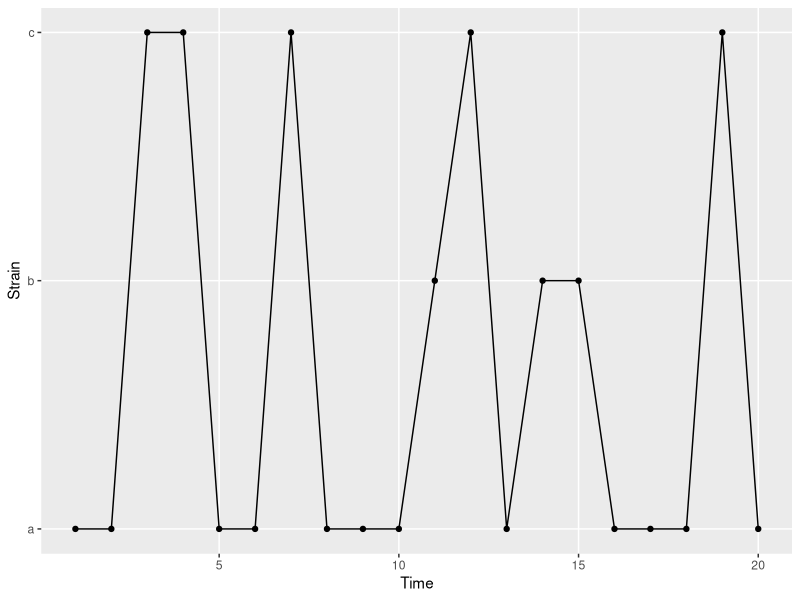
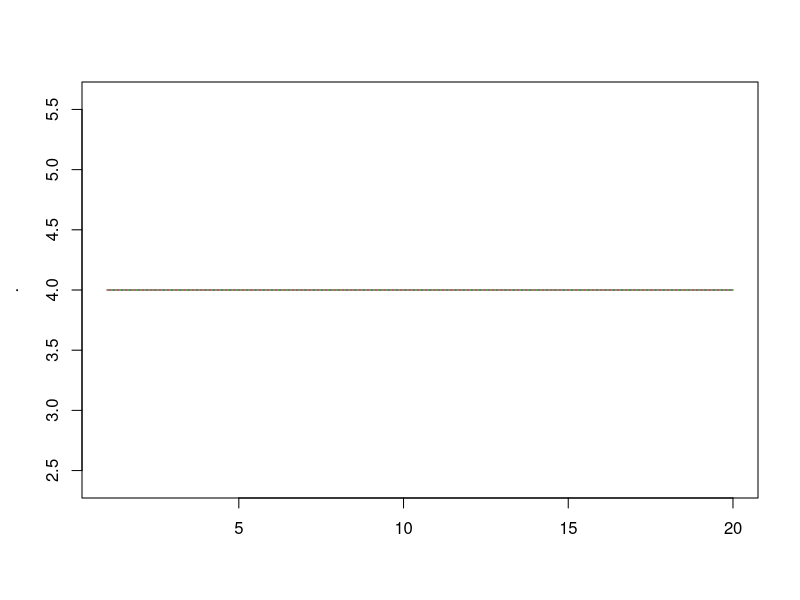
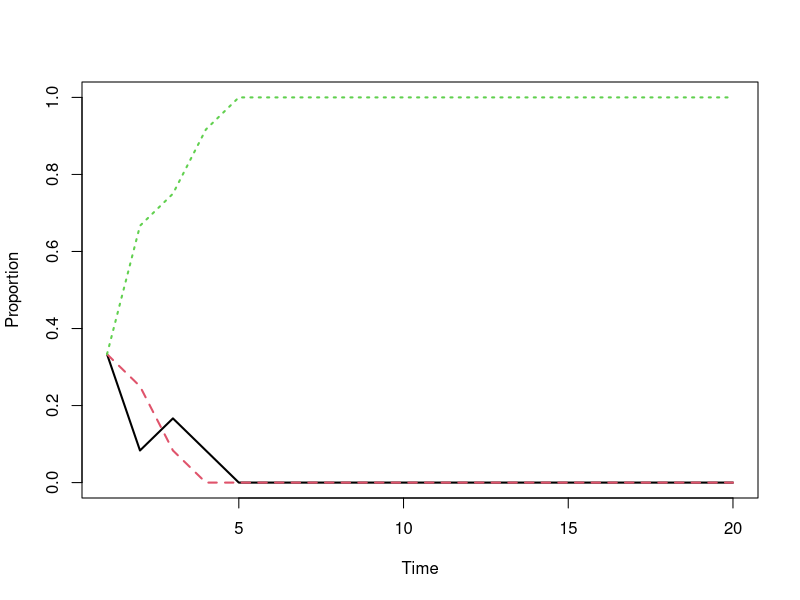

The R script that drew these images, in order:
## ---- chunk 1
library(ggplot2)
library(testthat)
knitr::opts_chunk$set(cache = FALSE, fig.width = 7, fig.height = 4, 
                      out.extra = '', out.width = "0.6\\textwidth",
                      fig.align='center')
## ---- chunk 2
set.seed(01011885)
## ---- chunk 3
N <- 12 # infected individuals
t <- 20 # study length
# create the matrix to store the simulation data
I <- matrix(data = NA, nrow = t, ncol = N)

# Initialise the population @ t = 1 with a fixed configuration
I[1,] <- rep(x = c("a", "b", "c"), length.out = N)

# At each time step, everyone is re-infected by someone from the previous time step.
for(t in seq(2, t)){
  I[t,] <- sample(x = I[t-1,], size = N)
}
## ---- chunk 4
library(ggplot2)
d1 <- data.frame(time = seq(t), strain = (I[, 1]), stringsAsFactors = TRUE)
ggplot(d1, aes(time, as.numeric(strain))) +
  geom_path() +
  geom_point() +
  scale_y_continuous(breaks = seq(3), labels = c('a', 'b', 'c')) +
  labs(y = 'Strain', x = 'Time') +
  theme(panel.grid.minor = element_blank())
## ---- chunk 5
apply(I, 1, function(x) table(factor(x, levels = c("a", "b", "c")))) %>% t %>% matplot(type = 'l')
## ---- chunk 6
N <- 12
t <- 20

I <- matrix(data = NA, nrow = t, ncol = N)

I[1,] <- rep(x = c("a", "b", "c"), length.out = N)

for(t in seq(2, t)){
  I[t,] <- sample(x = I[t-1,], size = N, replace = TRUE)
}
## ---- chunk 7
(apply(I, 1, function(x) table(factor(x, levels = c("a", "b", "c")))) / N) %>% 
  t %>% 
  matplot(type = 'l', xlab = 'Time', ylab = 'Proportion', lwd = 2)
## ---- chunk 8
initialisePop <- function(t, N, strains = 3){
  I <- matrix(data = NA, nrow = t, ncol = N)
  I[1,] <- rep(x = letters[1:strains], length.out = N)
  return(I)
}

updatePop <- function(x, t, N){
  x[t,] <- sample(x = x[t-1,], size = N, replace = TRUE)
  return(x)
}
## ---- chunk 9
pop1 <- initialisePop(t = 2, N = 3, strain = 2) 
expect_equal(pop1[1,], c("a", "b", "a"))

pop2 <- initialisePop(t = 2, N = 3, strain = 3) 
expect_equal(pop2[1,], c("a", "b", "c"))

pop3 <- initialisePop(t = 2, N = 4, strain = 2) 
expect_equal(pop3[1,], c("a", "b", "a", "b"))
## ---- chunk 10
pop1 <- initialisePop(t = 2, N = 3, strain = 3) 
expect_equal(dim(pop1), c(2, 3))

pop2 <- initialisePop(t = 6, N = 3, strain = 3) 
expect_equal(dim(pop2), c(6, 3))

pop3 <- initialisePop(t = 2, N = 20, strain = 3) 
expect_equal(dim(pop3), c(2, 20))

pop4 <- initialisePop(t = 2, N = 10, strain = 5) 
expect_equal(length(unique(pop4[1,])), 5)
## ---- chunk 11
pop1 <- initialisePop(t = 20, N = 12) 
expect_true(all(is.na(pop1[-1,]))) # expect all except the first row are NAs
expect_true(all(c("a", "b", "c") %in% pop1[1,])) # expect all 3 strains @ t = 1

pop2 <- updatePop(pop1, t = 2, N = 12)
expect_true(all(!is.na(pop2[1:2,]))) # after update expect 1st & 2nd row not to have NAs
## ---- chunk 12
fullSim <- function(t, N){
  pop <- initialisePop(t, N) 
  for(i in seq(2, t)){
    pop <- updatePop(pop, i, N)
  }
  return(pop)
}
## ---- chunk 13
pop <- fullSim(t = 12, N = 20)
expect_true(!any(is.na(pop))) # expect no NAs
expect_true(all(pop %in% c("a", "b", "c"))) # expect all 3 strains contained within
## ---- chunk 14
chooseInfector <- function(N){
  sample(x = N, size = N, replace = TRUE)
}

newInfectionStatus <- function(old_status, infector_strain){
  old_status[events]
}

addInfectionStatus <- function(x, t, new_status){
  x[t,] <- new_status
}

updatePopCombined <- function(x, t, N){
  infector_strain <- chooseInfector(N)
  new_status <- newInfectionStatus(x[t-1,], infector_strain)
  x[t,] <- addInfectionStatus(x, t, new_status)
  return(x)
}
## ---- chunk 15
pop <- initialisePop(t = 2, N = 3, strain = 1) 
pop <- updatePop(pop, t = 2, N = 3)
expect_equal(pop[1,], pop[2,])
## ---- chunk 16
# Collapse each draw into a single string to make comparisons easier.
manyPops <- replicate(300, paste0(chooseInfector(2), collapse = ""))
expect_true(all(manyPops %in% c("11", "12", "21", "22")))
## ---- chunk 17
set.seed(10261985)
n <- 1e3
infector_strain <- chooseInfector(n)
expect_true(any(duplicated(infector_strain)))

(1 - (1 / n)) ^ choose(n, 2) # probability of failing
## ---- chunk 18
set.seed(11121955)
manySims <- replicate(100, fullSim(t = 30, N = 40), simplify = FALSE)

expect_true(all(sapply(manySims, function(x) length(unique(apply(x, 1, table))) > 1)))
